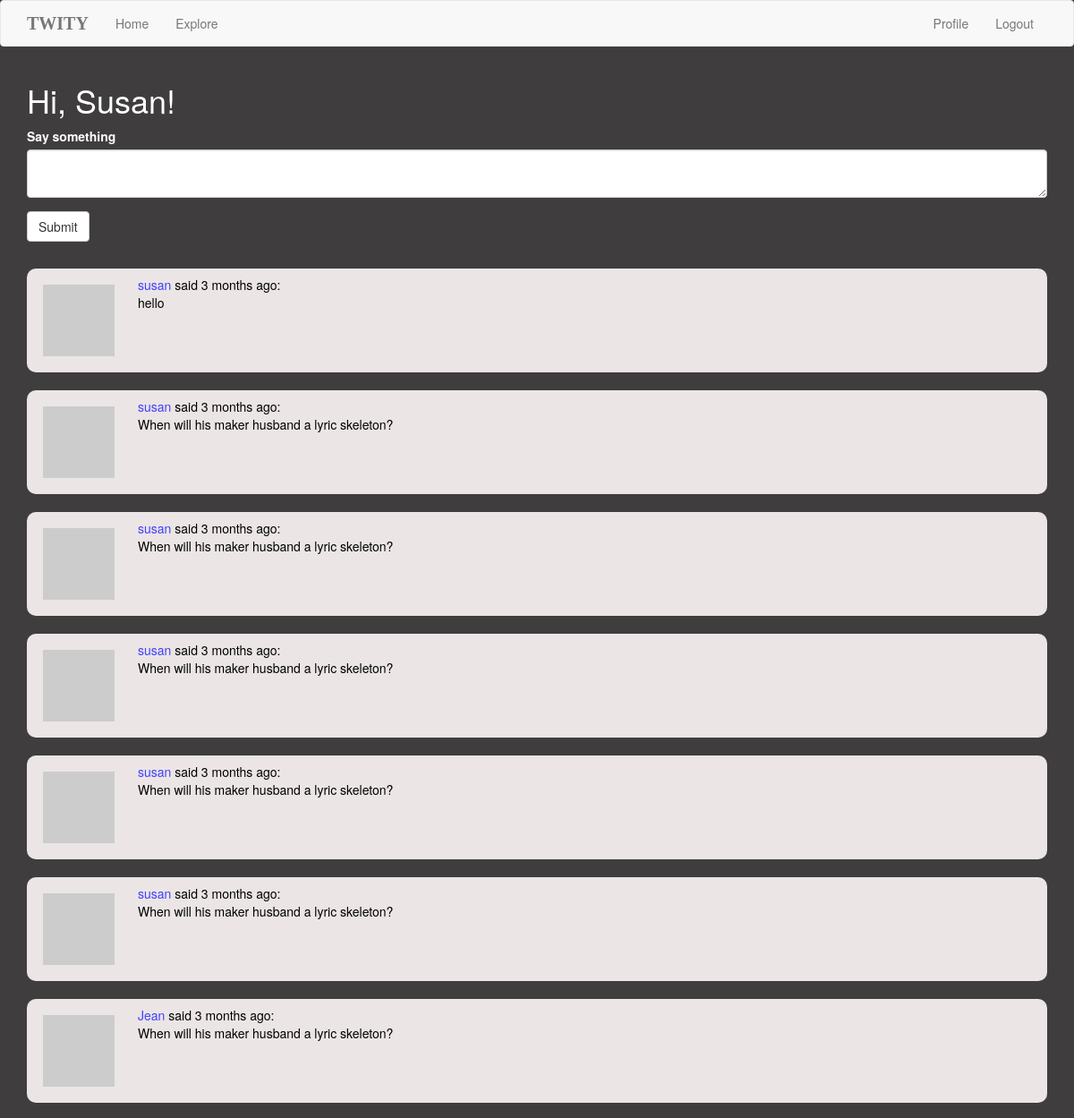
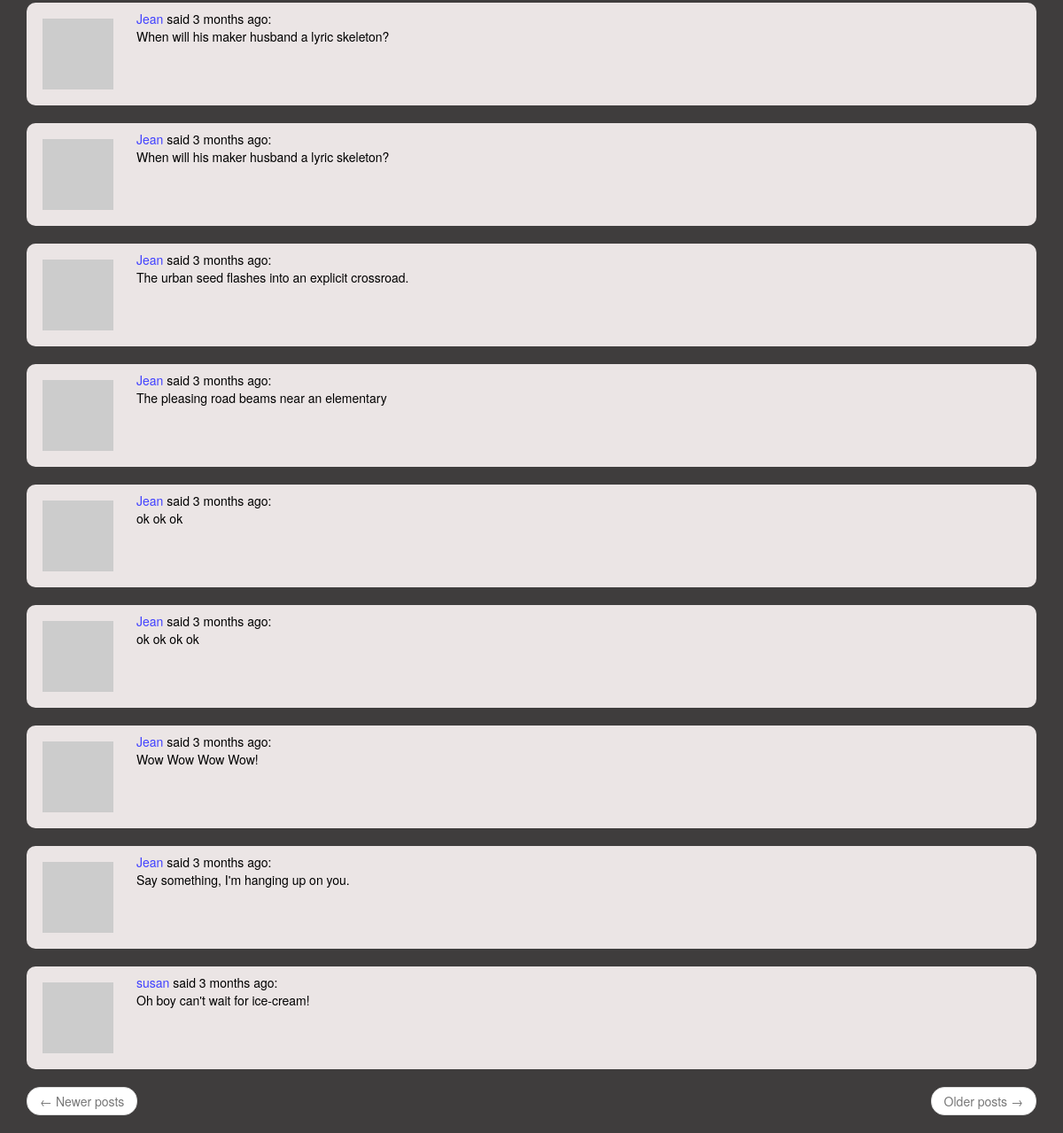
The app's page /index (signed in) with its own data (2 pictures, top to bottom).
### app/models.py (models this page shows, shortened)
class User(UserMixin, db.Model):
    id = db.Column(db.Integer, primary_key=True)
    username = db.Column(db.String(64), index=True, unique=True)
    email = db.Column(db.String(120), index=True, unique=True)
    password_hash = db.Column(db.String(128))
    posts = db.relationship('Post', backref='author', lazy='dynamic')
    about_me = db.Column(db.String(140))
    last_seen = db.Column(db.DateTime, default=datetime.utcnow)
    followed = db.relationship(
        'User', secondary=followers,
        primaryjoin=(followers.c.follower_id == id),
        secondaryjoin=(followers.c.followed_id == id),
        backref=db.backref('followers', lazy='dynamic'), lazy='dynamic')
    def avatar(self, size):
        digest = md5(self.email.lower().encode('utf-8')).hexdigest()
        return 'https://www.gravatar.com/avatar/{}?d=identicon&s={}'.format(
            digest, size)
    def followed_posts(self):
        followed = Post.query.join(
            followers, (followers.c.followed_id == Post.user_id)).filter(
                followers.c.follower_id == self.id)
        own = Post.query.filter_by(user_id=self.id)
        return followed.union(own).order_by(Post.timestamp.desc())

class Post(db.Model):
    id = db.Column(db.Integer, primary_key=True)
    body = db.Column(db.String(140))
    timestamp = db.Column(db.DateTime, index=True, default=datetime.utcnow)
    user_id = db.Column(db.Integer, db.ForeignKey('user.id'))

### app/routes.py (the view, shortened to what this page needs)
@app.route('/', methods=['GET', 'POST'])
@app.route('/index', methods=['GET', 'POST'])
@login_required
def index():
    form = PostForm()
    if form.validate_on_submit():
        post = Post(body=form.post.data, author=current_user)
        db.session.add(post)
        db.session.commit()
        flash('Your post is now live!')
        return redirect(url_for('index'))
    posts = current_user.followed_posts().all()
    return render_template('index.html', title='Home Page', form=form, posts=posts)

### app/forms.py
class PostForm(FlaskForm):
    post = TextAreaField('Say something', validators=[DataRequired()])
    submit = SubmitField('Submit')

### app/models.py (called while the page is built)
@login.user_loader
def load_user(id):
    return User.query.get(int(id))

### app/routes.py (called while the page is built)
@app.before_request
def before_request():
    if current_user.is_authenticated:
        current_user.last_seen = datetime.utcnow()
        db.session.commit()

### app/templates/index.html
{% extends "base.html" %}
{% import 'bootstrap/wtf.html' as wtf %}
{% block app_content %}
    <h1>Hi, {{ current_user.username }}!</h1>
    {% if form %}
    {{ wtf.quick_form(form) }}
    <br>
    {% endif %}
    {% for post in posts %}
        {% include '_post.html' %}
    {% endfor %}
    <nav aria-label="...">
        <ul class="pager">
            <li class="previous{% if not prev_url %} disabled{% endif %}">
                <a href="{{ prev_url or '#' }}">
                    <span aria-hidden="true">&larr;</span> Newer posts
                </a>
            </li>
            <li class="next{% if not next_url %} disabled{% endif %}">
                <a href="{{ next_url or '#' }}">
                    Older posts <span aria-hidden="true">&rarr;</span>
                </a>
            </li>
        </ul>
    </nav>
{% endblock %}

### app/templates/base.html (shortened to what this page needs)
{% extends 'bootstrap/base.html' %}
{% block html_attribs %} lang="en"{% endblock %}
{% block styles %}
{{super()}}
<link rel="stylesheet"
      href="{{url_for('.static', filename='mystyle.css')}}">
{% endblock %}
{% block navbar %}
    <nav class="navbar navbar-default">
        <div class="container">
            <div class="navbar-header">
                <a class="navbar-brand" href="{{ url_for('index') }}">twity </a>
            </div>
            <div class="collapse navbar-collapse" id="bs-example-navbar-collapse-1">
                <ul class="nav navbar-nav">
                    <li><a href="{{ url_for('index') }}">Home</a></li>
                    <li><a href="{{ url_for('explore') }}">Explore</a></li>
                </ul>
                <ul class="nav navbar-nav navbar-right">
                    {% if current_user.is_anonymous %}
                    <li><a href="{{ url_for('login') }}">Login</a></li>
                    {% else %}
                    <li><a href="{{ url_for('user', username=current_user.username) }}">Profile</a></li>
                    <li><a href="{{ url_for('logout') }}">Logout</a></li>
                    {% endif %}
                </ul>
            </div>
        </div>
    </nav>
{% endblock %}
{% block content %}
    <div class="container">
        {% block app_content %}{% endblock %}
    </div>
{% endblock %}

### app/templates/_post.html
<a href="{{ url_for('user', username=post.author.username) }}">
    <table class="table">
        <tr>
            <td width="70px">
                    <img src="{{ post.author.avatar(70) }}" />
            </td>
            <td>
                <a href="{{ url_for('user', username=post.author.username) }}">
                    {{ post.author.username }}
                </a>
                said {{ moment(post.timestamp).fromNow() }}:
                <br>
                {{ post.body }}
            </td>
        </tr>
    </table>
</a>

### app/static/mystyle.css (style rules this page uses)
html body { background-color: #3f3d3d; background-repeat: no-repeat; color: white; Opacity: 100; }
.navbar-brand { color: white; font-size: 20px; font-family: "Times New Roman", Times, serif; font-weight: bold; text-transform: uppercase; }
table { background-color: rgb(235, 229, 229); color: black; -moz-border-radius:10px; -webkit-border-radius:10px; border-radius:10px; margin-top: 10px; border-style: hidden; }
table tr:last-child td:first-child { border-bottom-left-radius: 10px; }
table tr:last-child td:last-child { border-bottom-right-radius: 10px; }
a { color: rgb(65, 65, 255); text-decoration: none; }
a:link { text-decoration: none; }
img { float: left; margin: 10px; }
h1 { text-transform: capitalize; }

### records on screen
User: username "Susan"
Post: author.username "susan", timestamp "3 months ago", body "hello"
Post: author.username "susan", timestamp "3 months ago", body "When will his maker husband a lyric skeleton?"
Post: author.username "susan", timestamp "3 months ago", body "When will his maker husband a lyric skeleton?"
Post: author.username "susan", timestamp "3 months ago", body "When will his maker husband a lyric skeleton?"
Post: author.username "susan", timestamp "3 months ago", body "When will his maker husband a lyric skeleton?"
Post: author.username "susan", timestamp "3 months ago", body "When will his maker husband a lyric skeleton?"
Post: author.username "Jean", timestamp "3 months ago", body "When will his maker husband a lyric skeleton?"
Post: author.username "Jean", timestamp "3 months ago", body "When will his maker husband a lyric skeleton?"
Post: author.username "Jean", timestamp "3 months ago", body "When will his maker husband a lyric skeleton?"
Post: author.username "Jean", timestamp "3 months ago", body "The urban seed flashes into an explicit crossroad."
Post: author.username "Jean", timestamp "3 months ago", body "The pleasing road beams near an elementary"
Post: author.username "Jean", timestamp "3 months ago", body "ok ok ok"
Post: author.username "Jean", timestamp "3 months ago", body "ok ok ok ok"
Post: author.username "Jean", timestamp "3 months ago", body "Wow Wow Wow Wow!"
Post: author.username "Jean", timestamp "3 months ago", body "Say something, I'm hanging up on you."
Post: author.username "susan", timestamp "3 months ago", body "Oh boy can't wait for ice-cream!"
